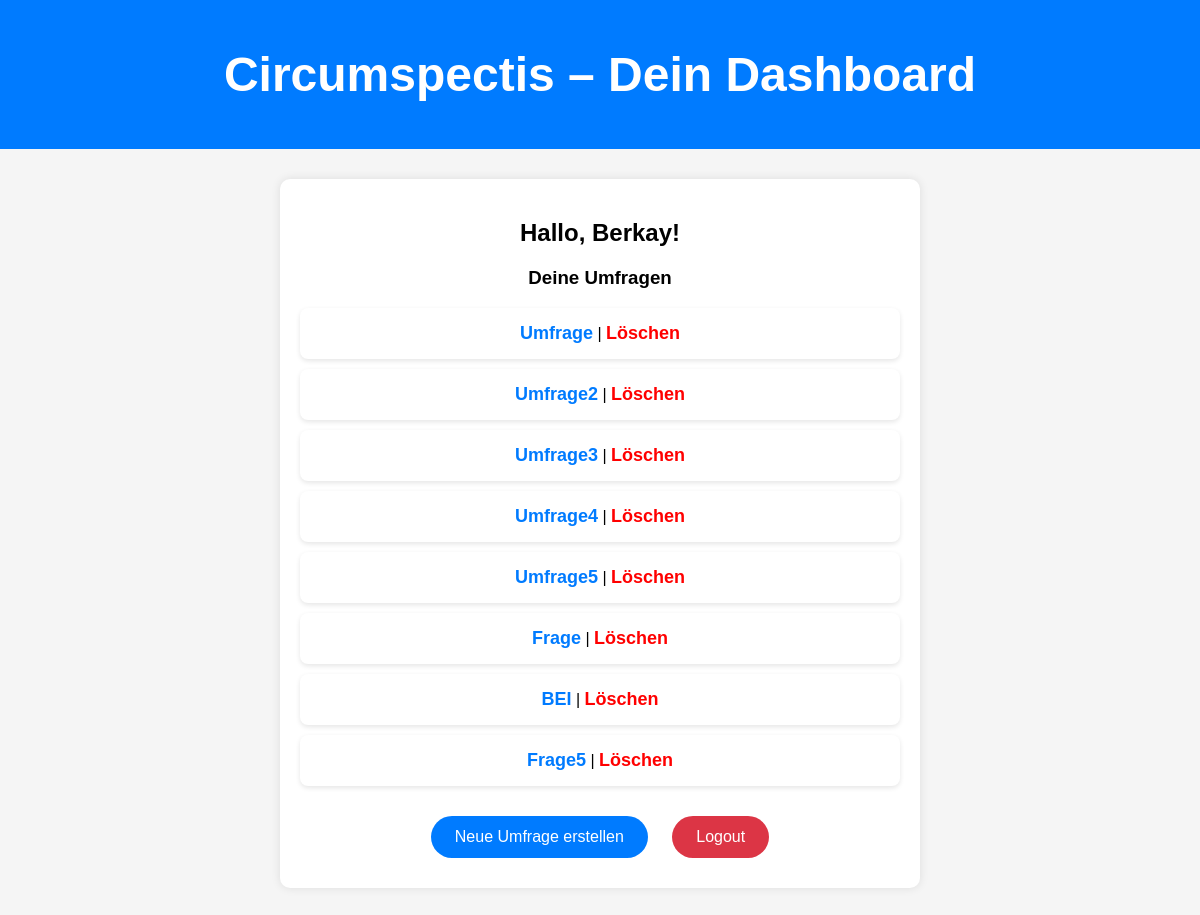
Page /dashboard (signed in) on the earlier database version.
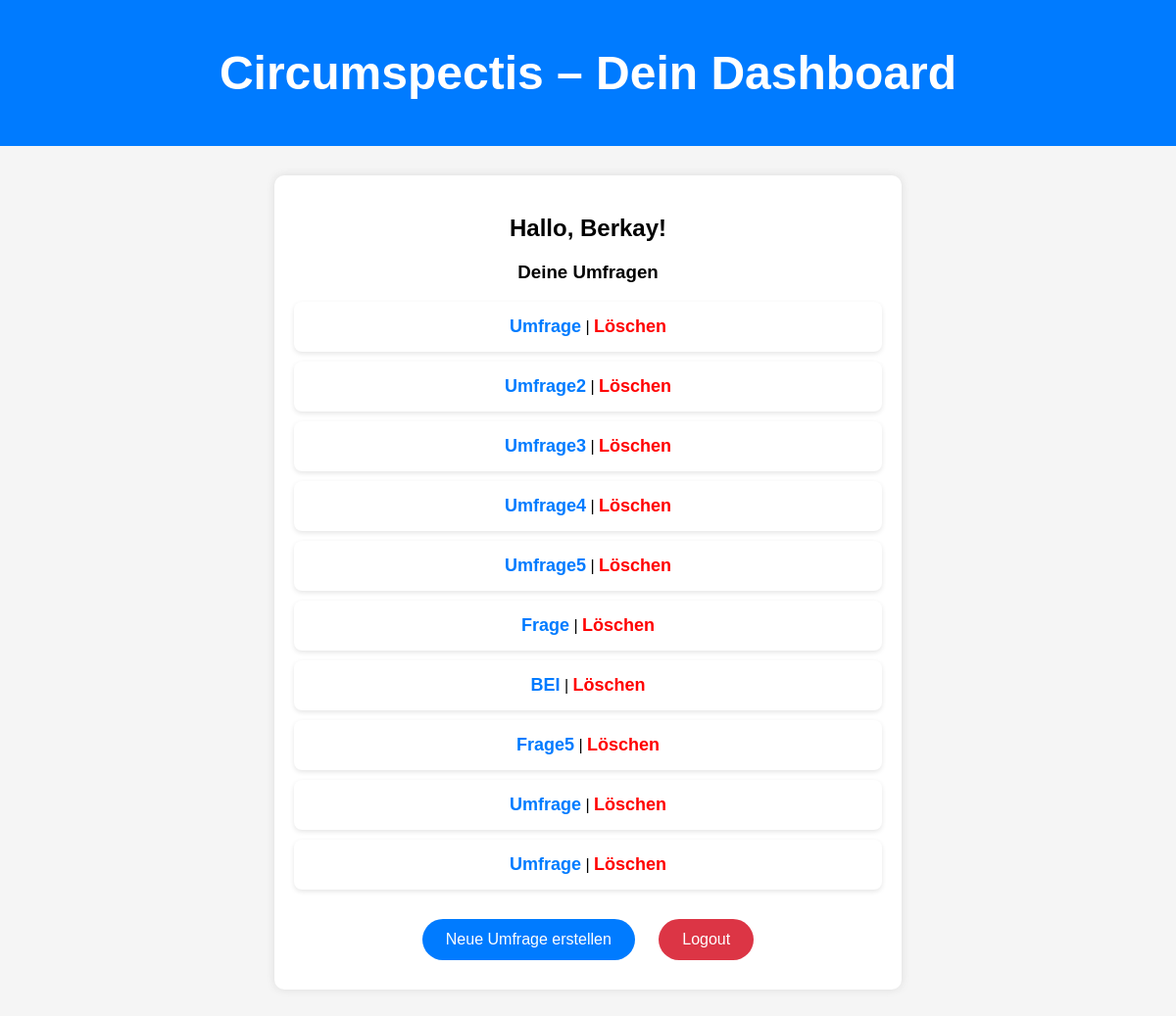
Same page on the later database version.
### app.py (models this page shows)
class User(db.Model, UserMixin):
    id = db.Column(db.Integer, primary_key=True)
    username = db.Column(db.String(50), unique=True, nullable=False)
    password = db.Column(db.String(200), nullable=False)

class Survey(db.Model):
    id = db.Column(db.Integer, primary_key=True)
    title = db.Column(db.String(200), nullable=False)
    questions = db.Column(db.Text, nullable=False)  # JSON-Format
    user_id = db.Column(db.Integer, db.ForeignKey('user.id'), nullable=True)

### app.py (the view)
@app.route('/dashboard')
@login_required
def dashboard():
    surveys = Survey.query.filter_by(user_id=current_user.id).all()
    return render_template('dashboard.html', user=current_user, surveys=surveys)

### app.py (called while the page is built)
@login_manager.user_loader
def load_user(user_id):
    return User.query.get(int(user_id))

### templates/dashboard.html (shortened to what this page needs)
<!DOCTYPE html>
<html lang="de">
<head>
    <link rel="stylesheet" href="{{ url_for('static', filename='style.css') }}">
</head>
<body>
    <header class="header-bar">
        <h1>Circumspectis – Dein Dashboard</h1>
    </header>
    <main class="container">
        <h2>Hallo, {{ user.username }}!</h2>
        <h3>Deine Umfragen</h3>
        {% if surveys %}
            <ul class="survey-list">
                {% for survey in surveys %}
                    <li>
                        <a href="{{ url_for('results', survey_id=survey.id) }}" class="survey-link">{{ survey.title }}</a>
                        <span> | <a href="{{ url_for('delete_survey', survey_id=survey.id) }}" class="survey-link" style="color: red;">Löschen</a></span>
                    </li>
                {% endfor %}
            </ul>
        {% else %}
            <p>Du hast noch keine Umfragen erstellt.</p>
        {% endif %}
        <div class="button-container">
            <a href="{{ url_for('create') }}"><button class="button">Neue Umfrage erstellen</button></a>
            <a href="{{ url_for('logout') }}"><button class="button logout-btn">Logout</button></a>
        </div>
    </main>
</body>
</html>

### static/style.css (style rules this page uses)
body { font-family: Arial, sans-serif; background-color: #f5f5f5; text-align: center; margin: 0; padding: 0; }
.header-bar { background-color: #007BFF; color: white; text-align: center; padding: 15px 0; font-size: 24px; font-weight: bold; }
.container { max-width: 600px; background: white; padding: 20px; margin: 30px auto; border-radius: 10px; box-shadow: 0 0 10px rgba(0, 0, 0, 0.1); }
.button { background-color: #007BFF; color: white; border: none; padding: 12px 24px; font-size: 16px; border-radius: 25px; cursor: pointer; display: inline-block; margin: 10px; transition: background-color 0.3s; text-decoration: none; }
.button-container { text-align: center; margin-top: 20px; }
.survey-list, .results-list { list-style: none; padding: 0; }
.survey-list li, .results-list li { background: white; padding: 15px; margin: 10px 0; border-radius: 8px; box-shadow: 0 2px 5px rgba(0, 0, 0, 0.1); }
.survey-link { text-decoration: none; font-size: 18px; color: #007BFF; font-weight: bold; }
.results-list, .survey-list { list-style: none; padding: 0; }
.results-list li, .survey-list li { background: #fff; padding: 15px; margin: 10px 0; border-radius: 8px; box-shadow: 0 2px 5px rgba(0, 0, 0, 0.1); }
.logout-btn { background-color: #dc3545; }

Differences in the rows shown:
added Survey: title "Umfrage"
added Survey: title "Umfrage"
